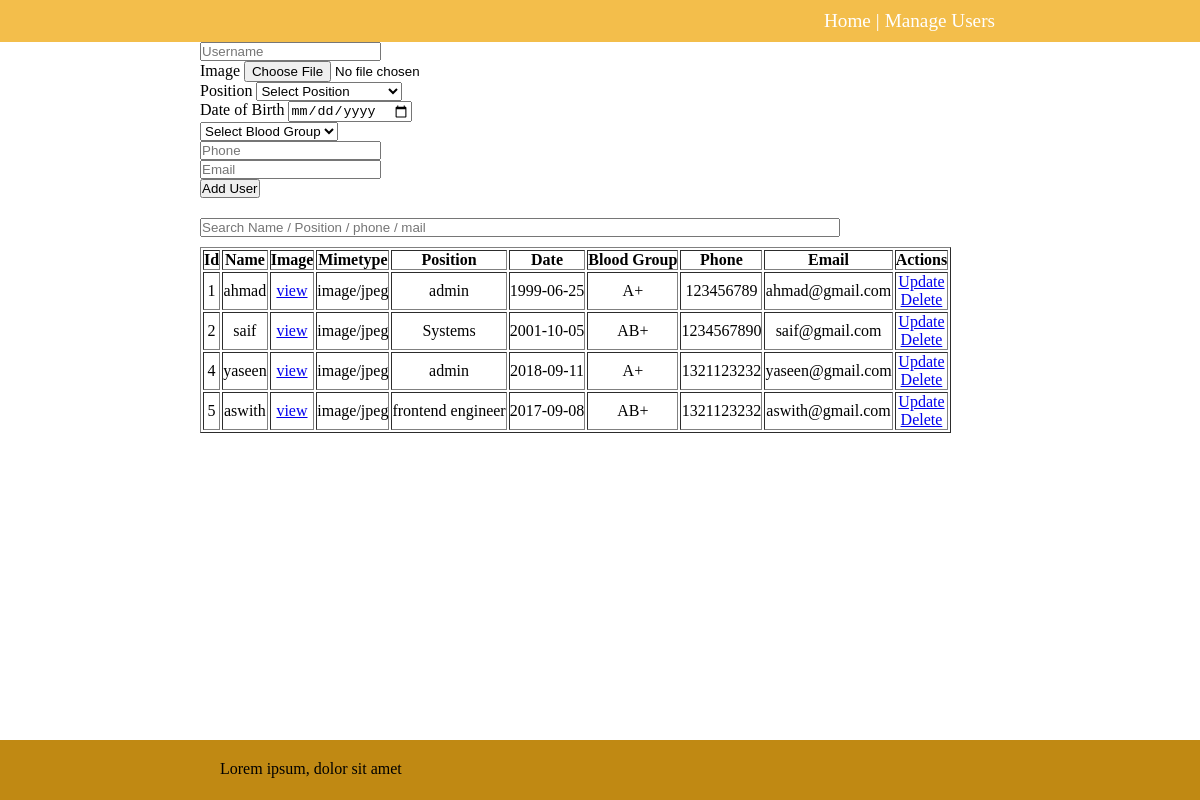
The app's page /users, older data.
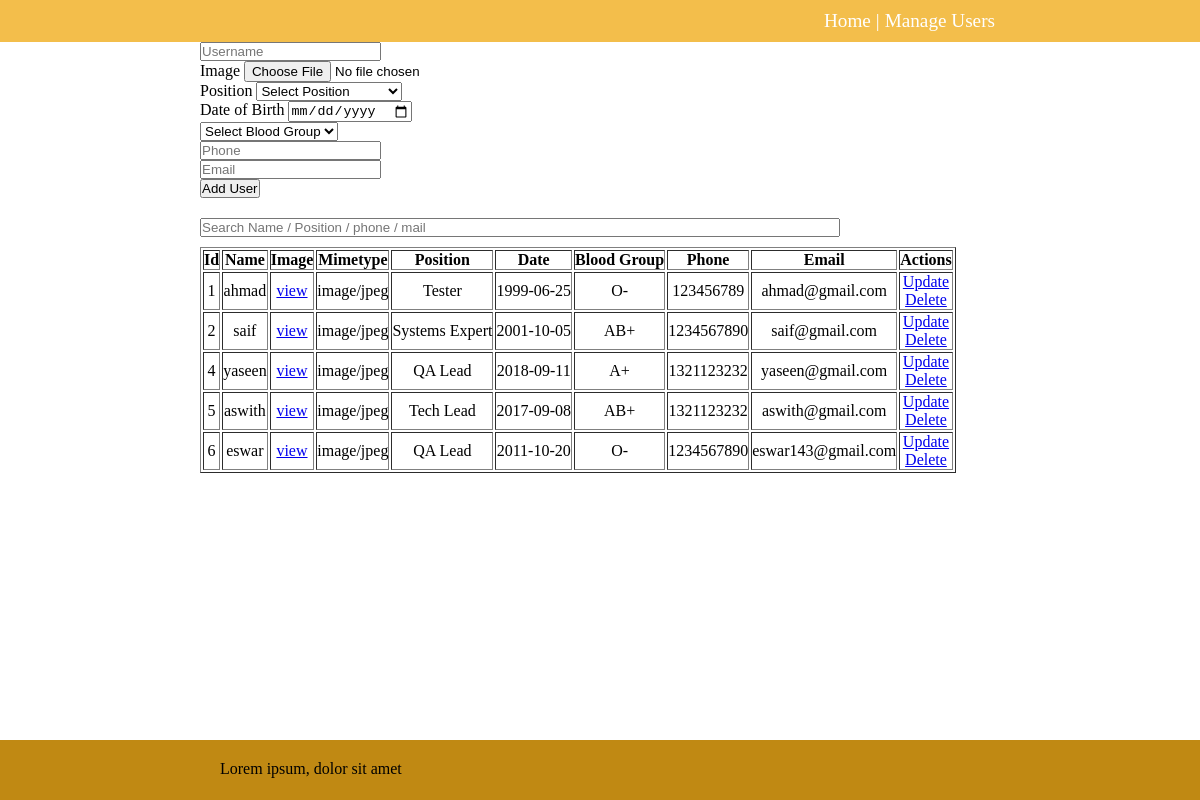
The same page, newer data.
### app.py (models this page shows, shortened)
class User(db.Model):
    id = db.Column(db.Integer, primary_key = True)
    name = db.Column(db.String(50), nullable = False)
    pic = db.Column(db.Text, unique = True, nullable = False)
    mimetype = db.Column(db.Text, nullable = False)
    position = db.Column(db.String(50), nullable = False)
    date_of_birth = db.Column(db.Date, nullable = False)
    blood_group = db.Column(db.String(50), nullable = False)
    phone = db.Column(db.String(50), nullable = False)
    email = db.Column(db.String(80), nullable = False)

### app.py (the view)
@app.route('/users',methods = ['GET','POST'])
def users():
    if request.method == 'POST':
        pic = request.files['pic']
        if not pic:
            return "No pic Uploaded", 400
        username = request.form['username']
        filename = secure_filename(pic.filename)
        mimetype = pic.mimetype
        position = request.form['position']
        dob = request.form['DOB'].split("-")
        date_of_birth = date(int(dob[0]), int(dob[1]), int(dob[2]))
        blood_group = request.form['blood_group']
        phone = request.form['phone']
        email = request.form['email']
        new_user = User(
            name=username,
            pic = pic.read(),
            date_of_birth = date_of_birth,
            mimetype = mimetype,
            position = position,
            blood_group = blood_group,
            phone = phone,
            email=email
            )
        try:
            db.session.add(new_user)
            db.session.commit()
            return redirect('/users')
        except exc.IntegrityError:
            db.session.rollback()
            return f"The image was already associated with other user"
        except:
            return f"There was a problem adding a user..."
    else:
        users = User.query.order_by(User.id).all()
        return render_template('users.html',users = users)

### templates/users.html (shortened to what this page needs)
{% extends 'base.html' %}
{% block body %}
<form action="{{ url_for('users') }}" enctype="multipart/form-data" method="POST">
    <input type="text" name="username" id="name" placeholder="Username" required><br>
    <label for="pic">Image</label>
    <input type="file" name="pic" id="pic" accept="image/png, image/jpeg" required><br>
    <label for="position">Position</label>
    <select name="position" id="positions" required>
        <option value="none" selected disabled hidden>
            Select Position
        </option>
    </select> <br>
    <label for="DOB">Date of Birth</label>
    <input type="date" name="DOB" id="DOB" placeholder="Date of Birth" required><br>
    <select name="blood_group" id="blood_group">
        <option value="none" selected disabled hidden>
            Select Blood Group
        </option>
    </select> <br>
    <input type="tel" name="phone" id="phone" placeholder="Phone" required><br>
    <input type="email" name="email" id="email" placeholder="Email" required><br>
    <input type="submit" value="Add User">
</form>
<input id="users-user-search" width="1200px" type="text" placeholder="Search Name / Position / phone / mail">
<table id="users-table" border="1px" style="text-align: center;">
    <tr>
        <th>Id</th>
        <th>Name</th>
        <th>Image</th>
        <th>Mimetype</th>
        <th>Position</th>
        <th>Date</th>
        <th>Blood Group</th>
        <th>Phone</th>
        <th>Email</th>
        <th>Actions</th>
    </tr>
    {% for user in users %}
        <tr>
            <td>{{ user.id }}</td>
            <td>{{ user.name }}</td>
            <td><a href="{{ url_for('get_image',id = user.id ) }}" target="_blank">view</a></td>
            <td>{{ user.mimetype }}</td>
            <td>{{ user.position }}</td>
            <td>{{ user.date_of_birth }}</td>
            <td>{{ user.blood_group }}</td>
            <td>{{ user.phone }}</td>
            <td>{{ user.email }}</td>
            <td>
                <a href="/update/{{ user.id }}">
                    Update
                </a>
                <br>
                <a href="/delete/{{ user.id }}">
                    Delete
                </a>
            </td>
        </tr>
    {% endfor %}
</table>
{% endblock %}

Row changes from the older to the newer data that the page shows:
changed User "ahmad": position "admin" → "Tester"; blood_group "A+" → "O-"
changed User "saif": position "Systems" → "Systems Expert"
changed User "yaseen": position "admin" → "QA Lead"
changed User "aswith": position "frontend engineer" → "Tech Lead"
added User: id "6", name "eswar", mimetype "image/jpeg", position "QA Lead", date_of_birth "2011-10-20", blood_group "O-", phone "1234567890", email "eswar143@gmail.com"
